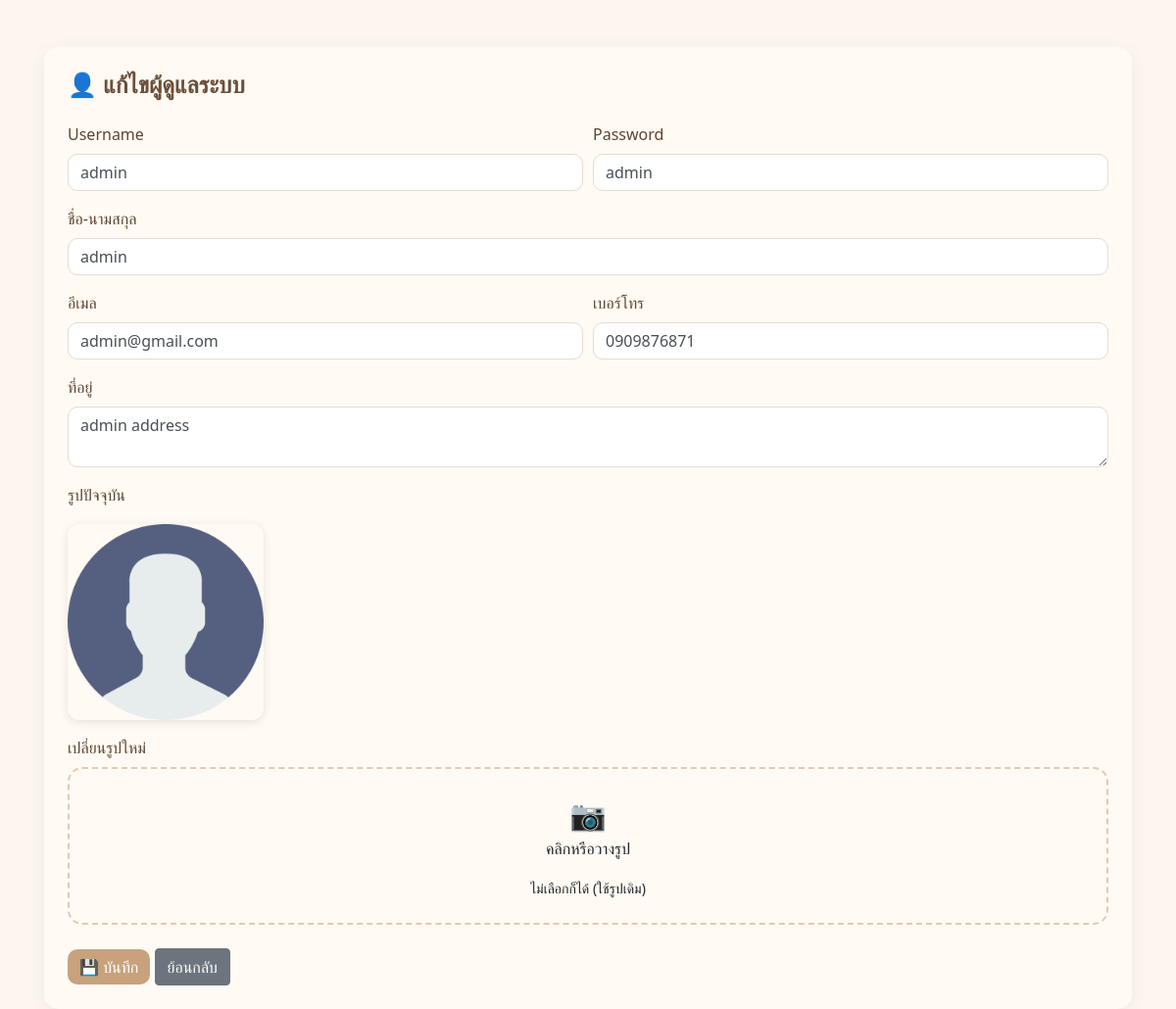
The app's page /admin/admin_edit.php?m_id=1, older data.
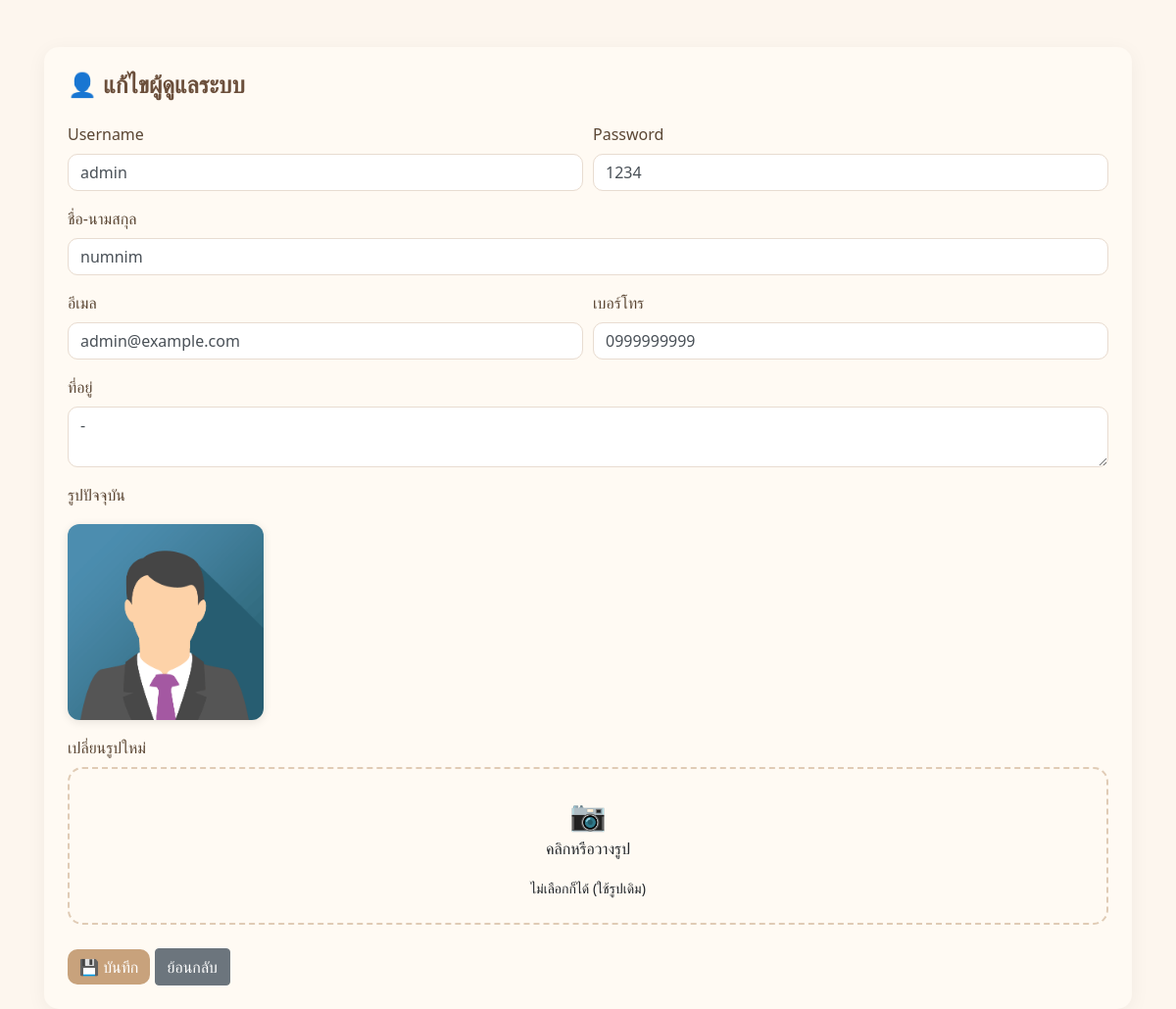
The same page, newer data.
### tables this page shows
CREATE TABLE `tbl_member` (
  `m_id` int(11) NOT NULL,
  `m_username` varchar(100) NOT NULL,
  `m_password` varchar(255) NOT NULL,
  `m_name` varchar(150) DEFAULT NULL,
  `m_email` varchar(150) DEFAULT NULL,
  `m_tel` varchar(50) DEFAULT NULL,
  `m_address` text,
  `m_level` varchar(20) DEFAULT 'member',
  `m_img` varchar(255) DEFAULT NULL,
  `m_status` tinyint(1) DEFAULT '1'
);

### admin/admin_edit.php (the view, shortened to what this page needs)
<?php
include '../condb.php';
if (isset($_GET['m_id'])) {
    $stmt_m = $conn->prepare("SELECT * FROM tbl_member WHERE m_id=?");
    $stmt_m->execute([$_GET['m_id']]);
    $row_em = $stmt_m->fetch(PDO::FETCH_ASSOC);
}
?>
<!DOCTYPE html>
<html lang="th">
<head>
    <link rel="stylesheet" href="https://cdn.jsdelivr.net/npm/bootstrap@4.6.2/dist/css/bootstrap.min.css">
</head>
<body>
    <div class="container mt-5">
        <div class="card card-custom p-4">
            <h4 class="title mb-4">👤 แก้ไขผู้ดูแลระบบ</h4>
            <form action="admin_edit_db.php" method="post" enctype="multipart/form-data">
                <div class="form-row">
                    <div class="form-group col-md-6">
                        <label>Username</label>
                        <input type="text" name="m_username" value="<?= $row_em['m_username']; ?>" class="form-control">
                    </div>
                    <div class="form-group col-md-6">
                        <label>Password</label>
                        <input type="text" name="m_password" value="<?= $row_em['m_password']; ?>" class="form-control">
                    </div>
                </div>
                <div class="form-group">
                    <label>ชื่อ-นามสกุล</label>
                    <input type="text" name="m_name" value="<?= $row_em['m_name']; ?>" class="form-control">
                </div>
                <div class="form-row">
                    <div class="form-group col-md-6">
                        <label>อีเมล</label>
                        <input type="email" name="m_email" value="<?= $row_em['m_email']; ?>" class="form-control">
                    </div>
                    <div class="form-group col-md-6">
                        <label>เบอร์โทร</label>
                        <input type="text" name="m_tel" value="<?= $row_em['m_tel']; ?>" class="form-control">
                    </div>
                </div>
                <div class="form-group">
                    <label>ที่อยู่</label>
                    <textarea name="m_address" class="form-control"><?= $row_em['m_address']; ?></textarea>
                </div>
                <div class="form-group">
                    <label>รูปปัจจุบัน</label><br>
                    <img src="m_img/<?= $row_em['m_img']; ?>" class="preview-img">
                </div>
                <div class="form-group">
                    <label>เปลี่ยนรูปใหม่</label>
                    <div id="uploadBox" class="upload-box text-center p-4">
                        <div class="upload-icon">📷</div>
                        <p>คลิกหรือวางรูป</p>
                        <small>ไม่เลือกก็ได้ (ใช้รูปเดิม)</small>
                    </div>
                </div>
                <div class="mt-4">
                    <button type="submit" class="btn btn-primary">💾 บันทึก</button>
                    <a href="admin.php" class="btn btn-secondary">ย้อนกลับ</a>
                </div>
            </form>
        </div>
    </div>
</body>
</html>

Row changes from the older to the newer data that the page shows:
changed tbl_member "admin": m_password "admin" → "1234"; m_name "admin" → "numnim"; m_email "admin@gmail.com" → "admin@example.com"; m_tel "0909876871" → "0999999999"; m_address "admin address" → "-"; m_img: a different picture
